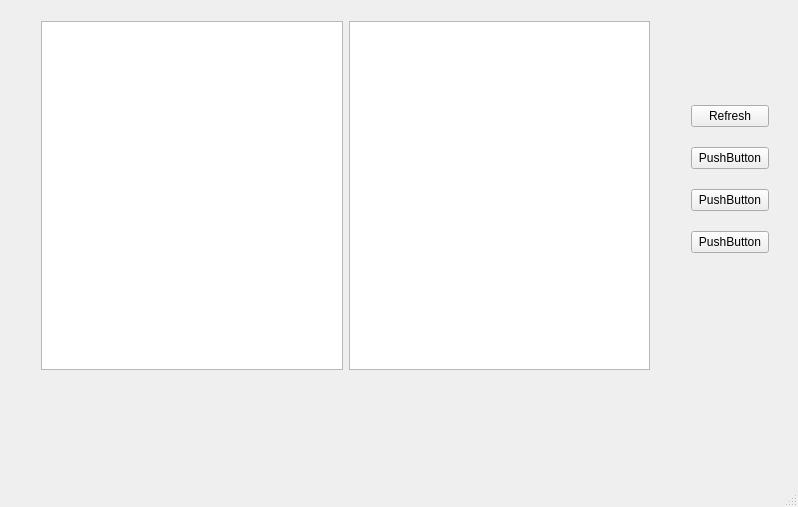
<?xml version="1.0" encoding="UTF-8"?>
<ui version="4.0">
 <class>MainWindow</class>
 <widget class="QMainWindow" name="MainWindow">
  <property name="geometry">
   <rect>
    <x>0</x>
    <y>0</y>
    <width>798</width>
    <height>507</height>
   </rect>
  </property>
  <property name="windowTitle">
   <string>MainWindow</string>
  </property>
  <widget class="QWidget" name="centralWidget">
   <widget class="QWidget" name="">
    <property name="geometry">
     <rect>
      <x>680</x>
      <y>80</y>
      <width>100</width>
      <height>201</height>
     </rect>
    </property>
    <layout class="QVBoxLayout" name="verticalLayout">
     <item>
      <widget class="QPushButton" name="refreshButton">
       <property name="text">
        <string>Refresh</string>
       </property>
      </widget>
     </item>
     <item>
      <widget class="QPushButton" name="pushButton_2">
       <property name="text">
        <string>PushButton</string>
       </property>
      </widget>
     </item>
     <item>
      <widget class="QPushButton" name="pushButton_3">
       <property name="text">
        <string>PushButton</string>
       </property>
      </widget>
     </item>
     <item>
      <widget class="QPushButton" name="pushButton_4">
       <property name="text">
        <string>PushButton</string>
       </property>
      </widget>
     </item>
    </layout>
   </widget>
   <widget class="QWidget" name="">
    <property name="geometry">
     <rect>
      <x>30</x>
      <y>10</y>
      <width>631</width>
      <height>371</height>
     </rect>
    </property>
    <layout class="QHBoxLayout" name="horizontalLayout">
     <item>
      <widget class="QListWidget" name="foldersView"/>
     </item>
     <item>
      <widget class="QListWidget" name="filesView"/>
     </item>
    </layout>
   </widget>
  </widget>
  <widget class="QMenuBar" name="menuBar">
   <property name="geometry">
    <rect>
     <x>0</x>
     <y>0</y>
     <width>798</width>
     <height>25</height>
    </rect>
   </property>
  </widget>
  <widget class="QStatusBar" name="statusBar"/>
  <action name="actionLogout">
   <property name="text">
    <string>Logout</string>
   </property>
  </action>
  <action name="actionRefresh">
   <property name="text">
    <string>Refresh</string>
   </property>
  </action>
 </widget>
 <layoutdefault spacing="6" margin="11"/>
 <resources/>
 <connections/>
</ui>
